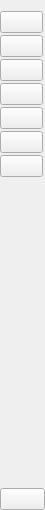
     <widget class="QWidget" name="icon_only_widget" native="true">
      <property name="minimumSize">
       <size>
        <width>0</width>
        <height>0</height>
       </size>
      </property>
      <property name="maximumSize">
       <size>
        <width>45</width>
        <height>711</height>
       </size>
      </property>
      <property name="styleSheet">
       <string notr="true">#icon_only_widget{
	background-color: #aaaa00;
}</string>
      </property>
      <layout class="QVBoxLayout" name="verticalLayout_3">
       <property name="spacing">
        <number>0</number>
       </property>
       <property name="leftMargin">
        <number>0</number>
       </property>
       <property name="topMargin">
        <number>0</number>
       </property>
       <property name="rightMargin">
        <number>0</number>
       </property>
       <property name="bottomMargin">
        <number>0</number>
       </property>
       <item>
        <layout class="QVBoxLayout" name="verticalLayout">
         <property name="spacing">
          <number>2</number>
         </property>
         <item>
          <spacer name="verticalSpacer_3">
           <property name="orientation">
            <enum>Qt::Orientation::Vertical</enum>
           </property>
           <property name="sizeHint" stdset="0">
            <size>
             <width>20</width>
             <height>11</height>
            </size>
           </property>
          </spacer>
         </item>
         <item>
          <widget class="QPushButton" name="home_btn_1">
           <property name="maximumSize">
            <size>
             <width>43</width>
             <height>39</height>
            </size>
           </property>
           <property name="text">
            <string/>
           </property>
           <property name="icon">
            <iconset resource="resource.qrc">
             <normaloff>:/images/images/home.png</normaloff>:/images/images/home.png</iconset>
           </property>
           <property name="iconSize">
            <size>
             <width>30</width>
             <height>30</height>
            </size>
           </property>
           <property name="checkable">
            <bool>true</bool>
           </property>
           <property name="autoExclusive">
            <bool>true</bool>
           </property>
           <property name="autoDefault">
            <bool>false</bool>
           </property>
           <property name="default">
            <bool>false</bool>
           </property>
           <property name="flat">
            <bool>false</bool>
           </property>
          </widget>
         </item>
         <item>
          <widget class="QPushButton" name="restaurants_btn_1">
           <property name="maximumSize">
            <size>
             <width>43</width>
             <height>39</height>
            </size>
           </property>
           <property name="text">
            <string/>
           </property>
           <property name="icon">
            <iconset resource="resource.qrc">
             <normaloff>:/images/images/pizza.png</normaloff>:/images/images/pizza.png</iconset>
           </property>
           <property name="iconSize">
            <size>
             <width>30</width>
             <height>30</height>
            </size>
           </property>
           <property name="checkable">
            <bool>true</bool>
           </property>
           <property name="autoExclusive">
            <bool>true</bool>
           </property>
          </widget>
         </item>
         <item>
          <widget class="QPushButton" name="order_btn_1">
           <property name="maximumSize">
            <size>
             <width>43</width>
             <height>39</height>
            </size>
           </property>
           <property name="text">
            <string/>
           </property>
           <property name="icon">
            <iconset resource="resource.qrc">
             <normaloff>:/images/images/order-now.png</normaloff>:/images/images/order-now.png</iconset>
           </property>
           <property name="iconSize">
            <size>
             <width>30</width>
             <height>30</height>
            </size>
           </property>
           <property name="checkable">
            <bool>true</bool>
           </property>
           <property name="autoExclusive">
            <bool>true</bool>
           </property>
          </widget>
         </item>
         <item>
          <widget class="QPushButton" name="chat_btn_1">
           <property name="maximumSize">
            <size>
             <width>43</width>
             <height>39</height>
            </size>
           </property>
           <property name="text">
            <string/>
           </property>
           <property name="icon">
            <iconset resource="resource.qrc">
             <normaloff>:/images/images/chat.png</normaloff>:/images/images/chat.png</iconset>
           </property>
           <property name="iconSize">
            <size>
             <width>30</width>
             <height>30</height>
            </size>
           </property>
           <property name="checkable">
            <bool>true</bool>
           </property>
           <property name="autoExclusive">
            <bool>true</bool>
           </property>
          </widget>
         </item>
         <item>
          <widget class="QPushButton" name="bonuse_btn_1">
           <property name="maximumSize">
            <size>
             <width>43</width>
             <height>39</height>
            </size>
           </property>
           <property name="text">
            <string/>
           </property>
           <property name="icon">
            <iconset resource="resource.qrc">
             <normaloff>:/images/images/gift.png</normaloff>:/images/images/gift.png</iconset>
           </property>
           <property name="iconSize">
            <size>
             <width>30</width>
             <height>30</height>
            </size>
           </property>
           <property name="checkable">
            <bool>true</bool>
           </property>
           <property name="autoExclusive">
            <bool>true</bool>
           </property>
          </widget>
         </item>
         <item>
          <widget class="QPushButton" name="rate_btn_1">
           <property name="maximumSize">
            <size>
             <width>43</width>
             <height>39</height>
            </size>
           </property>
           <property name="text">
            <string/>
           </property>
           <property name="icon">
            <iconset resource="resource.qrc">
             <normaloff>:/images/images/rate.png</normaloff>:/images/images/rate.png</iconset>
           </property>
           <property name="iconSize">
            <size>
             <width>30</width>
             <height>30</height>
            </size>
           </property>
           <property name="checkable">
            <bool>true</bool>
           </property>
           <property name="autoExclusive">
            <bool>true</bool>
           </property>
          </widget>
         </item>
         <item>
          <widget class="QPushButton" name="history_btn_1">
           <property name="maximumSize">
            <size>
             <width>43</width>
             <height>39</height>
            </size>
           </property>
           <property name="text">
            <string/>
           </property>
           <property name="icon">
            <iconset resource="resource.qrc">
             <normaloff>:/images/images/track-of-time.png</normaloff>:/images/images/track-of-time.png</iconset>
           </property>
           <property name="iconSize">
            <size>
             <width>20</width>
             <height>20</height>
            </size>
           </property>
           <property name="checkable">
            <bool>true</bool>
           </property>
           <property name="autoExclusive">
            <bool>true</bool>
           </property>
          </widget>
         </item>
        </layout>
       </item>
       <item>
        <spacer name="verticalSpacer">
         <property name="orientation">
          <enum>Qt::Orientation::Vertical</enum>
         </property>
         <property name="sizeHint" stdset="0">
          <size>
           <width>20</width>
           <height>311</height>
          </size>
         </property>
        </spacer>
       </item>
       <item>
        <widget class="QPushButton" name="exit_btn_1">
         <property name="maximumSize">
          <size>
           <width>45</width>
           <height>39</height>
          </size>
         </property>
         <property name="text">
          <string/>
         </property>
         <property name="icon">
          <iconset resource="resource.qrc">
           <normaloff>:/images/images/reject.png</normaloff>:/images/images/reject.png</iconset>
         </property>
         <property name="iconSize">
          <size>
           <width>30</width>
           <height>30</height>
          </size>
         </property>
        </widget>
       </item>
      </layout>
     </widget>
